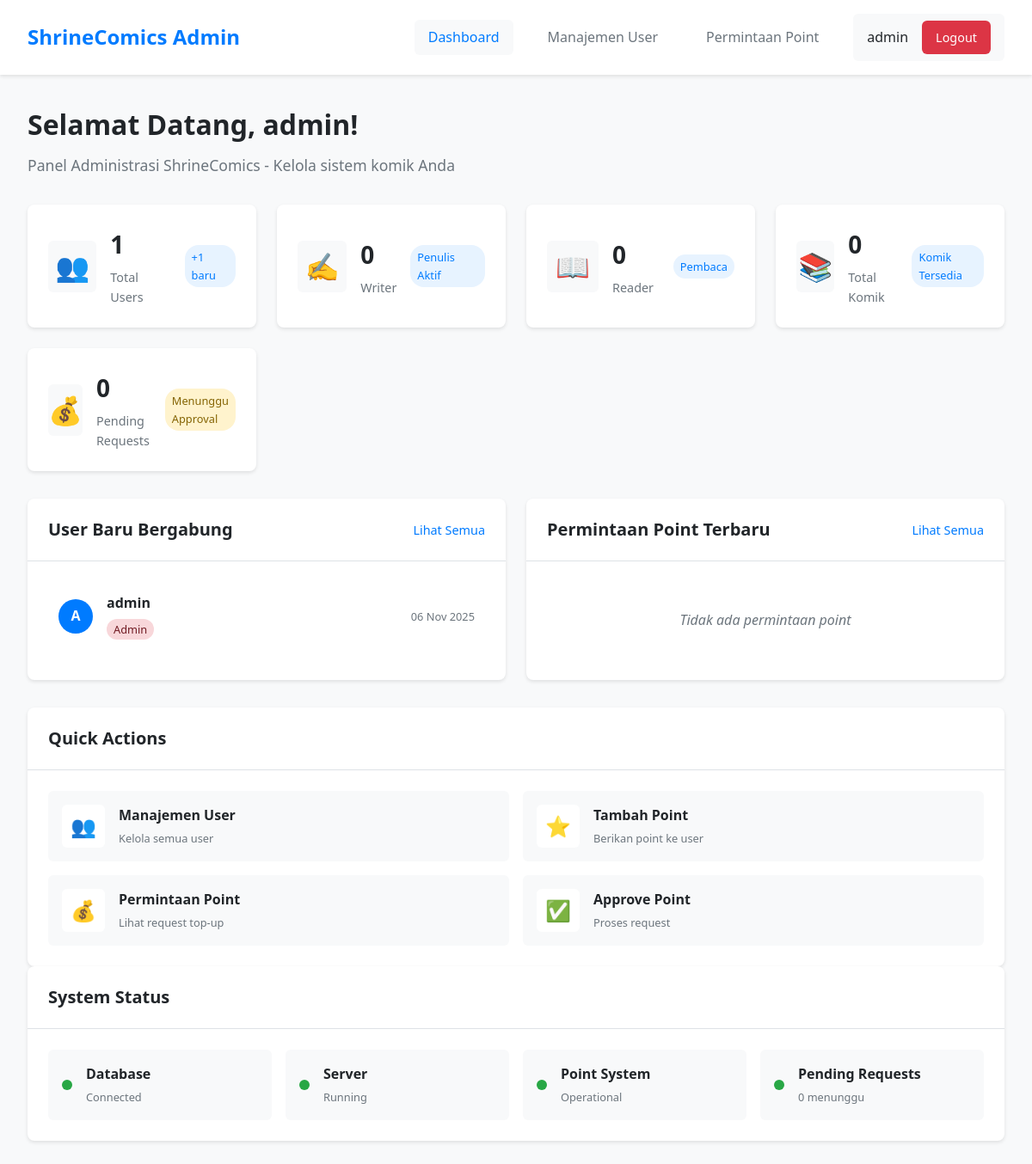
Page /admin_dashboard.php (signed in) on the committed database.
### tables this page shows
CREATE TABLE IF NOT EXISTS users(
	user_id INT PRIMARY KEY NOT NULL AUTO_INCREMENT,
	username VARCHAR(512) NOT NULL UNIQUE,
	password VARCHAR(512) NOT NULL,
	email VARCHAR(512) NOT NULL UNIQUE,
	address VARCHAR(512) NULL,
	photo_profile VARCHAR(512) NULL,
	telephone_number VARCHAR(512) NULL UNIQUE,
	point INT NULL,
	role ENUM('writer','reader','admin'),
    status ENUM('LOGIN','LOGOUT','SUSPEND'),
	join_date DATE NULL
);

### admin_dashboard.php (the view, shortened to what this page needs)
<?php
include 'koneksi.php';
$total_users_query = "SELECT COUNT(*) as total FROM users";
$total_writers_query = "SELECT COUNT(*) as total FROM users WHERE role = 'writer'";
$total_readers_query = "SELECT COUNT(*) as total FROM users WHERE role = 'reader'";
$total_comics_query = "SELECT COUNT(*) as total FROM comic";
$pending_requests_query = "SELECT COUNT(*) as total FROM point_requests WHERE status = 'pending'";
$recent_users_query = "SELECT username, role, join_date FROM users ORDER BY join_date DESC LIMIT 5";
$recent_requests_query = "
    SELECT pr.*, u.username
    FROM point_requests pr
    JOIN users u ON pr.user_id = u.user_id
    ORDER BY pr.request_date DESC
    LIMIT 5
";
$total_users = $koneksi->query($total_users_query)->fetch_assoc()['total'];
$total_writers = $koneksi->query($total_writers_query)->fetch_assoc()['total'];
$total_readers = $koneksi->query($total_readers_query)->fetch_assoc()['total'];
$total_comics = $koneksi->query($total_comics_query)->fetch_assoc()['total'];
$pending_requests = $koneksi->query($pending_requests_query)->fetch_assoc()['total'];
$recent_users = $koneksi->query($recent_users_query);
$recent_requests = $koneksi->query($recent_requests_query);
?>
<!DOCTYPE html>
<html lang="id">
<head>
    <link rel="stylesheet" href="admin_style.css">
</head>
<body>
    <nav class="admin-navbar">
        <div class="nav-container">
            <div class="nav-brand">
                <h2>ShrineComics Admin</h2>
            </div>
            <div class="nav-menu">
                <a href="admin_dashboard.php" class="nav-link active">Dashboard</a>
                <a href="admin_management.php" class="nav-link">Manajemen User</a>
                <a href="admin_point_requests.php" class="nav-link">Permintaan Point</a>
                <div class="user-info">
                    <span class="username"><?php echo htmlspecialchars($_SESSION['username']); ?></span>
                    <a href="logout.php" class="logout-btn">Logout</a>
                </div>
            </div>
        </div>
    </nav>
    <div class="admin-container">
        <div class="welcome-section">
            <h1>Selamat Datang, <?php echo htmlspecialchars($_SESSION['username']); ?>!</h1>
            <p>Panel Administrasi ShrineComics - Kelola sistem komik Anda</p>
        </div>
        <div class="stats-grid">
            <div class="stat-card">
                <div class="stat-icon">👥</div>
                <div class="stat-info">
                    <h3><?php echo $total_users; ?></h3>
                    <p>Total Users</p>
                </div>
                <div class="stat-trend">+<?php echo $recent_users->num_rows; ?> baru</div>
            </div>
            <div class="stat-card">
                <div class="stat-icon">✍️</div>
                <div class="stat-info">
                    <h3><?php echo $total_writers; ?></h3>
                    <p>Writer</p>
                </div>
                <div class="stat-trend">Penulis Aktif</div>
            </div>
            <div class="stat-card">
                <div class="stat-icon">📖</div>
                <div class="stat-info">
                    <h3><?php echo $total_readers; ?></h3>
                    <p>Reader</p>
                </div>
                <div class="stat-trend">Pembaca</div>
            </div>
            <div class="stat-card">
                <div class="stat-icon">📚</div>
                <div class="stat-info">
                    <h3><?php echo $total_comics; ?></h3>
                    <p>Total Komik</p>
                </div>
                <div class="stat-trend">Komik Tersedia</div>
            </div>
            <div class="stat-card">
                <div class="stat-icon">💰</div>
                <div class="stat-info">
                    <h3><?php echo $pending_requests; ?></h3>
                    <p>Pending Requests</p>
                </div>
                <div class="stat-trend" style="background: #fff3cd; color: #856404;">
                    Menunggu Approval
                </div>
            </div>
        </div>
        <div class="content-grid">
            <div class="content-card">
                <div class="card-header">
                    <h3>User Baru Bergabung</h3>
                    <a href="admin_management.php" class="view-all">Lihat Semua</a>
                </div>
                <div class="card-body">
                    <?php if ($recent_users->num_rows > 0): ?>
                        <div class="user-list">
                            <?php while($user = $recent_users->fetch_assoc()): ?>
                                <div class="user-item">
                                    <div class="user-avatar">
                                        <?php echo strtoupper(substr($user['username'], 0, 1)); ?>
                                    </div>
                                    <div class="user-details">
                                        <strong><?php echo htmlspecialchars($user['username']); ?></strong>
                                        <span class="user-role <?php echo $user['role']; ?>">
                                            <?php echo ucfirst($user['role']); ?>
                                        </span>
                                    </div>
                                    <div class="user-date">
                                        <?php echo date('d M Y', strtotime($user['join_date'])); ?>
                                    </div>
                                </div>
                            <?php endwhile; ?>
                        </div>
                    <?php else: ?>
                        <p class="no-data">Tidak ada user baru</p>
                    <?php endif; ?>
                </div>
            </div>
            <div class="content-card">
                <div class="card-header">
                    <h3>Permintaan Point Terbaru</h3>
                    <a href="admin_point_requests.php" class="view-all">Lihat Semua</a>
                </div>
                <div class="card-body">
                    <?php if ($recent_requests->num_rows > 0): ?>
                        <div class="user-list">
                            <?php while($request = $recent_requests->fetch_assoc()): ?>
                                <div class="user-item">
                                    <div class="user-avatar" style="background: <?php echo $request['status'] == 'pending' ? '#ffc107' : '#28a745'; ?>;">
                                        💰
                                    </div>
                                    <div class="user-details">
                                        <strong><?php echo htmlspecialchars($request['username']); ?></strong>
                                        <span style="color: #007bff; font-weight: 500;">
                                            +<?php echo number_format($request['point_amount']); ?> points
                                        </span>
                                    </div>
                                    <div class="user-date">
                                        <span style="font-size: 0.7rem; padding: 2px 6px; background: <?php
                                            echo $request['status'] == 'pending' ? '#fff3cd' :
                                                 ($request['status'] == 'approved' ? '#d4edda' : '#f8d7da');
                                        ?>; color: <?php
                                            echo $request['status'] == 'pending' ? '#856404' :
                                                 ($request['status'] == 'approved' ? '#155724' : '#721c24');
                                        ?>; border-radius: 8px;">
                                            <?php echo ucfirst($request['status']); ?>
                                        </span>
                                    </div>
                                </div>
                            <?php endwhile; ?>
                        </div>
                    <?php else: ?>
                        <p class="no-data">Tidak ada permintaan point</p>
                    <?php endif; ?>
                </div>
            </div>
        </div>
        <div class="content-card">
            <div class="card-header">
                <h3>Quick Actions</h3>
            </div>
            <div class="card-body">
                <div class="action-grid">
                    <a href="admin_management.php" class="action-card">
                        <div class="action-icon">👥</div>
                        <div class="action-text">
                            <strong>Manajemen User</strong>
                            <p>Kelola semua user</p>
                        </div>
                    </a>
                    <a href="admin_management.php?action=add_point" class="action-card">
                        <div class="action-icon">⭐</div>
                        <div class="action-text">
                            <strong>Tambah Point</strong>
                            <p>Berikan point ke user</p>
                        </div>
                    </a>
                    <a href="admin_point_requests.php" class="action-card">
                        <div class="action-icon">💰</div>
                        <div class="action-text">
                            <strong>Permintaan Point</strong>
                            <p>Lihat request top-up</p>
                        </div>
                    </a>
                    <a href="admin_point_requests.php?filter=pending" class="action-card">
                        <div class="action-icon">✅</div>
                        <div class="action-text">
                            <strong>Approve Point</strong>
                            <p>Proses request</p>
                        </div>
                    </a>
                </div>
            </div>
        </div>
        <div class="content-card">
            <div class="card-header">
                <h3>System Status</h3>
            </div>
            <div class="card-body">
                <div class="status-grid">
                    <div class="status-item online">
                        <div class="status-indicator"></div>
                        <div class="status-info">
                            <strong>Database</strong>
                            <p>Connected</p>
                        </div>
                    </div>
                    <div class="status-item online">
                        <div class="status-indicator"></div>
                        <div class="status-info">
                            <strong>Server</strong>
                            <p>Running</p>
                        </div>
                    </div>
                    <div class="status-item online">
                        <div class="status-indicator"></div>
                        <div class="status-info">
                            <strong>Point System</strong>
                            <p>Operational</p>
                        </div>
                    </div>
                    <div class="status-item <?php echo $pending_requests > 0 ? 'online' : 'online'; ?>">
                        <div class="status-indicator" style="background: <?php echo $pending_requests > 0 ? '#ffc107' : '#28a745'; ?>"></div>
                        <div class="status-info">
                            <strong>Pending Requests</strong>
                            <p><?php echo $pending_requests; ?> menunggu</p>
                        </div>
                    </div>
                </div>
            </div>
        </div>
    </div>
</body>
</html>

### rows in the picture
users: username "A", username "admin", role "Admin", join_date "06 Nov 2025"

### other values in the picture
$_SESSION['username'] "admin"
$total_users "1"
$recent_users->num_rows "1"
$total_writers "0"
$total_readers "0"
$total_comics "0"
$pending_requests "0"
